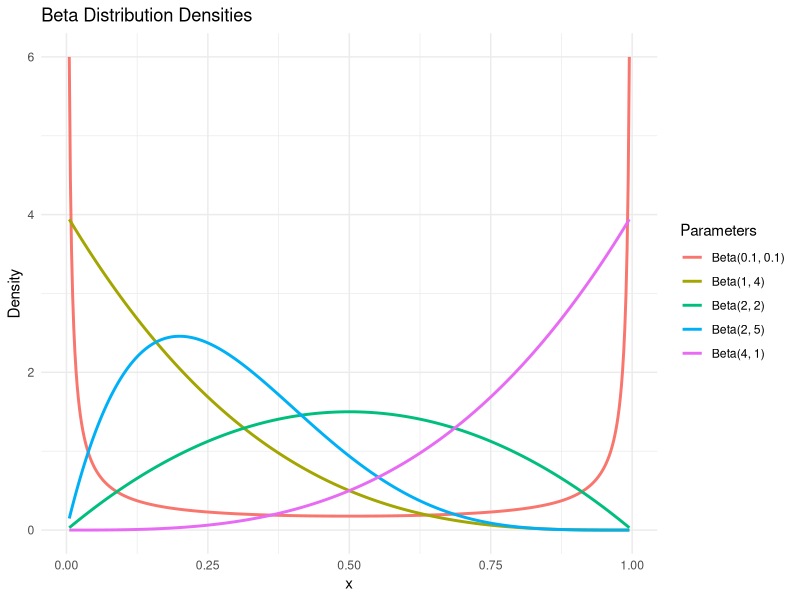

Recreate this plot in R.
library(tidyverse)

# Parameter pairs (shape1 = alpha, shape2 = beta)
params <- tribble(
  ~alpha, ~beta,
  2,      2,
  4,      1,
  1,      4,
  2,      5,
  0.1,    0.1
) |>
  mutate(label = paste0("Beta(", alpha, ", ", beta, ")"))

# Compute densities across (0, 1)
beta_df <- params |>
  crossing(x = seq(0.005, 0.995, length.out = 500)) |>
  mutate(density = dbeta(x, shape1 = alpha, shape2 = beta))

# Plot
p1 <- ggplot(beta_df, aes(x = x, y = density, color = label)) +
  geom_line(linewidth = 1) +
  coord_cartesian(ylim = c(0, 6)) +
  labs(
    title = "Beta Distribution Densities",
    x = "x",
    y = "Density",
    color = "Parameters"
  ) +
  theme_minimal()

ggsave("beta_densities.png", plot = p1, width = 7, height = 5, dpi = 300)
